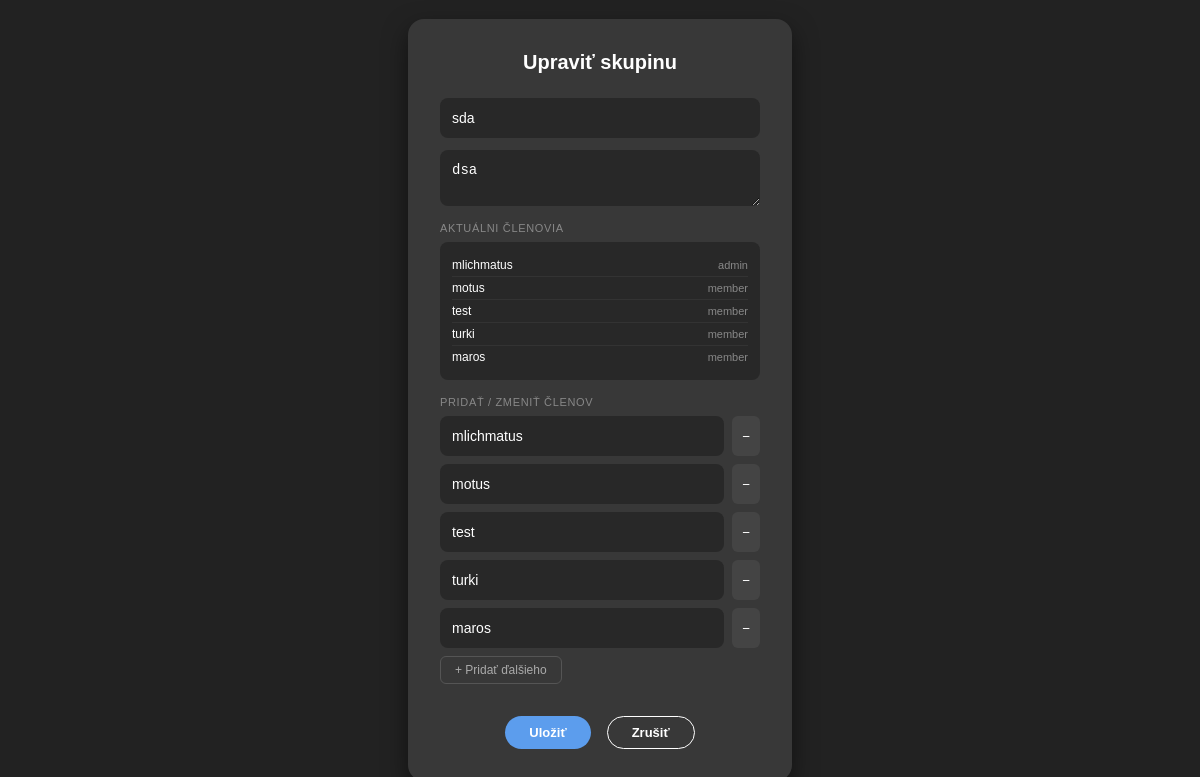
/groups/13/edit/ (signed in), run on an earlier commit of the app's database.
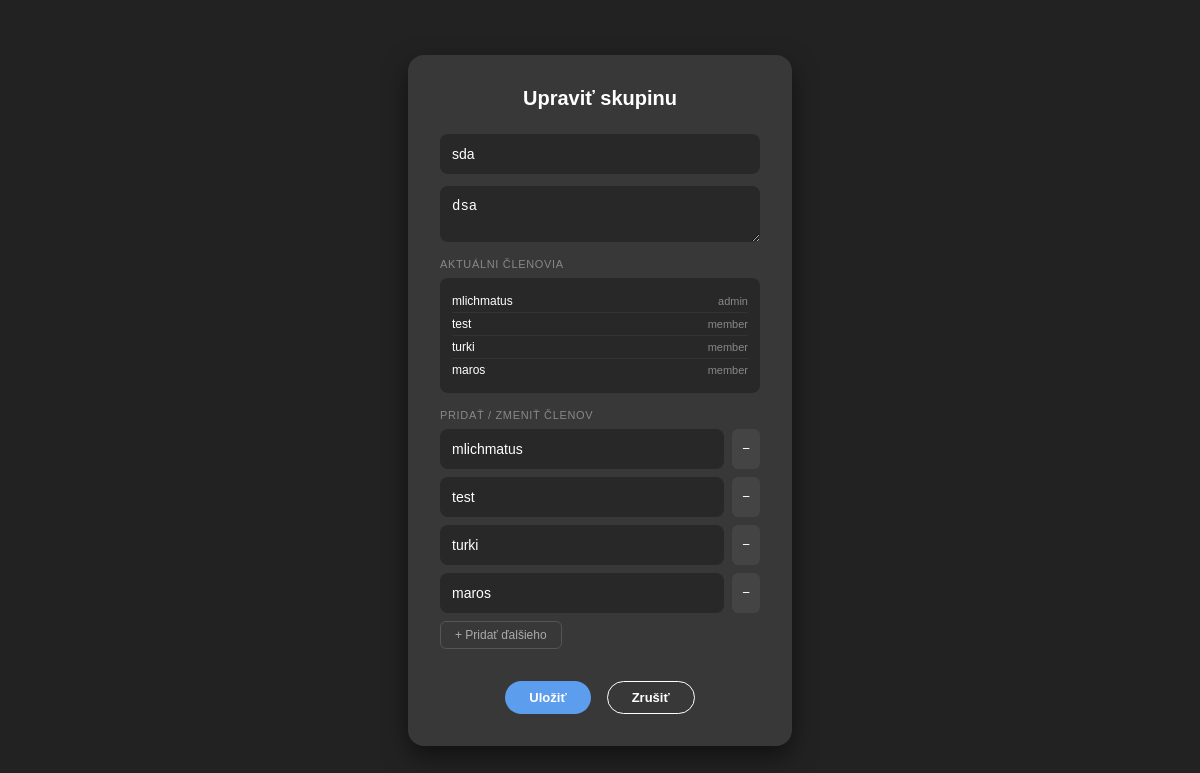
And on a later commit of the database.
### halvna_app/models.py (models this page shows, shortened)
class Group(models.Model):
    name = models.CharField(max_length=100)
    description = models.TextField(blank=True, null=True)
    created_at = models.DateTimeField(auto_now_add=True)
    members = models.ManyToManyField(
        User,
        through='GroupMembership',
        related_name='student_groups'
    )

class GroupMembership(models.Model):
    ROLE_CHOICES = [
        ('admin', 'Admin'),
        ('member', 'Member'),
    ]
    user = models.ForeignKey(User, on_delete=models.CASCADE)
    group = models.ForeignKey(Group, on_delete=models.CASCADE)
    role = models.CharField(max_length=20, choices=ROLE_CHOICES, default='member')
    joined_at = models.DateTimeField(auto_now_add=True)

### halvna_app/views.py (the view, shortened to what this page needs)
# urls.py: path('groups/<int:group_id>/edit/', views.group_edit, name='group_edit'),
@login_required
def group_edit(request, group_id):
    group = get_object_or_404(Group, id=group_id)
    memberships = GroupMembership.objects.filter(group=group)
    owner_membership = memberships.filter(role='admin').first()
    group_owner = owner_membership.user if owner_membership else None
    if group_owner and request.user != group_owner and not request.user.is_superuser:
        raise PermissionDenied("Môžeš upravovať iba skupiny, ktoré si sám vytvoril.")
    return render(request, 'tasks/group_edit.html', {
                'group': group,
                'memberships': memberships,
    })

### halvna_app/templates/tasks/group_edit.html (shortened to what this page needs)
<!DOCTYPE html>
<html lang="sk">
<head>
</head>
<body>
<div class="card">
    <h2>Upraviť skupinu</h2>
    <form method="post">
        <input type="text" name="name" value="{{ group.name }}" required>
        <textarea name="description">{{ group.description }}</textarea>
        <div class="add-section">
            <label>Aktuálni členovia</label>
            <div class="members-list">
                {% for m in memberships %}
                    <div class="member-item">
                        <span>{{ m.user.username }}</span>
                        <span class="member-role">{{ m.role }}</span>
                    </div>
                {% endfor %}
            </div>
        </div>
        <div class="add-section">
            <label>Pridať / zmeniť členov</label>
            <div id="member-inputs">
                {% for m in memberships %}
                    {% if m.user != request.user %}
                    <div class="member-row">
                        <input type="text" name="member_usernames" value="{{ m.user.username }}">
                        <button type="button" class="btn-remove" onclick="this.parentElement.remove()">−</button>
                    </div>
                    {% endif %}
                {% endfor %}
            </div>
            <button type="button" class="btn-add-row" onclick="addRow()">+ Pridať ďalšieho</button>
        </div>
        <div class="actions">
            <button type="submit" class="btn-submit">Uložiť</button>
            <a href="/" class="btn-cancel">Zrušiť</a>
        </div>
    </form>
</div>
</body>
</html>

### halvna_app/templates/tasks/group_edit.html (style rules this page uses)
body { background:#222; color:#fff; font-family:sans-serif; display:flex; justify-content:center; align-items:center; min-height:100vh; margin:0; }
.card { background:#383838; border-radius:16px; padding:32px; width:320px; box-shadow:0 10px 25px rgba(0,0,0,0.5); }
h2 { text-align:center; margin:0 0 24px; font-size:20px; }
input[type="text"], textarea { width:100%; background:#282828; border:none; border-radius:8px; padding:12px; color:#fff; box-sizing:border-box; font-size:14px; outline:none; margin-bottom:12px; }
textarea { resize:vertical; min-height:50px; }
.members-list { background:#282828; border-radius:8px; padding:12px; margin-bottom:12px; max-height:120px; overflow-y:auto; }
.member-item { display:flex; justify-content:space-between; align-items:center; font-size:12px; padding:4px 0; border-bottom:1px solid #333; }
.member-item:last-child { border-bottom:none; }
.member-role { color:#888; font-size:11px; }
.add-section { margin-bottom:16px; }
.add-section label { font-size:11px; color:#888; text-transform:uppercase; letter-spacing:0.06em; display:block; margin-bottom:8px; }
.member-row { display:flex; gap:8px; margin-bottom:8px; }
.member-row input { margin:0; flex:1; }
.btn-remove { background:#444; border:none; color:#fff; border-radius:6px; padding:0 10px; cursor:pointer; }
.btn-add-row { background:none; border:1px solid #555; color:#aaa; border-radius:6px; padding:6px 14px; font-size:12px; cursor:pointer; margin-bottom:16px; }
.actions { display:flex; justify-content:center; gap:16px; }
.btn-submit { background:#5c9ded; color:#fff; border:none; border-radius:99px; padding:8px 24px; font-size:13px; font-weight:600; cursor:pointer; }
.btn-cancel { background:transparent; color:#fff; border:1px solid #fff; border-radius:99px; padding:8px 24px; font-size:13px; font-weight:600; text-decoration:none; }

What changed in the data, as far as the page shows it:
removed GroupMembership: user.username "motus", role "member", member_usernames "motus"
